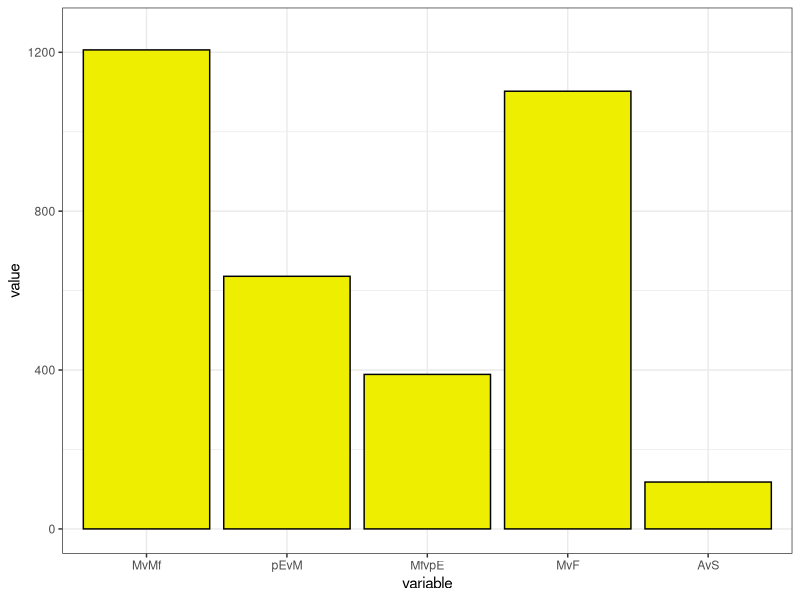
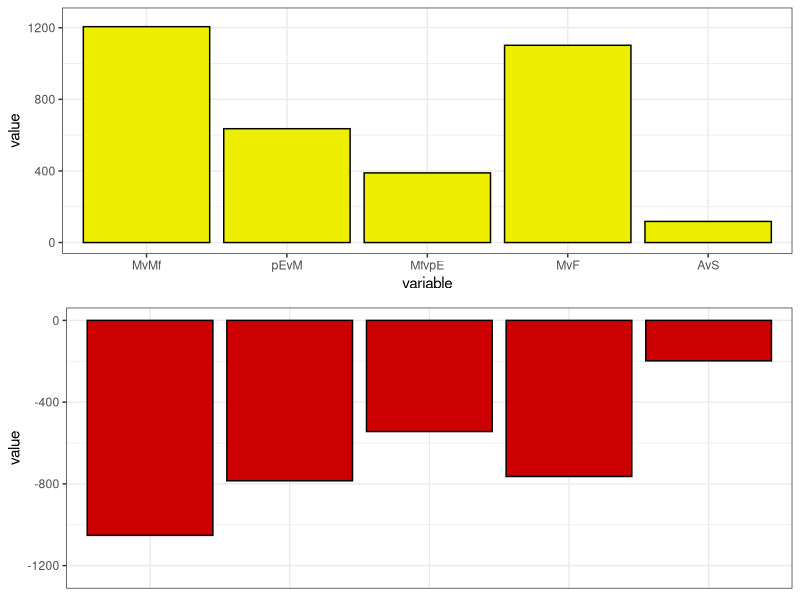

Source code (R) for these figures, in order:

multiplot <- function(..., plotlist=NULL, file, cols=1, layout=NULL) {
  library(grid)

  # Make a list from the ... arguments and plotlist
  plots <- c(list(...), plotlist)

  numPlots = length(plots)

  # If layout is NULL, then use 'cols' to determine layout
  if (is.null(layout)) {
    # Make the panel
    # ncol: Number of columns of plots
    # nrow: Number of rows needed, calculated from # of cols
    layout <- matrix(seq(1, cols * ceiling(numPlots/cols)),
                    ncol = cols, nrow = ceiling(numPlots/cols))
  }

 if (numPlots==1) {
    print(plots[[1]])

  } else {
    # Set up the page
    grid.newpage()
    pushViewport(viewport(layout = grid.layout(nrow(layout), ncol(layout))))

    # Make each plot, in the correct location
    for (i in 1:numPlots) {
      # Get the i,j matrix positions of the regions that contain this subplot
      matchidx <- as.data.frame(which(layout == i, arr.ind = TRUE))

      print(plots[[i]], vp = viewport(layout.pos.row = matchidx$row,
                                      layout.pos.col = matchidx$col))
    }
  }
}

library(ggplot2)

library(reshape2)

setwd("/home/rtraborn/Daphnia/Daphnia_CAGE_Data/R_analysis/expression_analysis/")

de_results <- read.table(file="D_pulex_de_consensus_promoters.txt",header=TRUE)

head(de_results)

de_table <- array(NA,c(2,5))

colnames(de_table) <- colnames(de_results)

rownames(de_table) <- c("upregulated","downregulated")

head(de_table)

MvMF_up <- length(which(de_results$MvMf > 0))

MvMF_down <- length(which(de_results$MvMf < 0))

pEvM_up <- length(which(de_results$pEvM > 0))

pEvM_down <- length(which(de_results$pEvM < 0))

MfvpE_up <- length(which(de_results$MfvpE > 0))

MfvpE_down <- length(which(de_results$MfvpE < 0))

MvF_up <- length(which(de_results$MvF > 0))

MvF_down <- length(which(de_results$MvF < 0))

AvS_up <- length(which(de_results$AvS > 0))

AvS_down <- length(which(de_results$AvS < 0))

de_table[1,] <- c(MvMF_up,pEvM_up,MfvpE_up,MvF_up,AvS_up)

de_table[2,] <- c(-MvMF_down,-pEvM_down,-MfvpE_down,-MvF_down,-AvS_down)

de_table <- as.data.frame(de_table)

de_table$de <- c("upregulated","downregulated")

head(de_table)

de_table_m <- melt(de_table)

head(de_table_m)

p <- ggplot(subset(de_table_m,de=="upregulated"), aes(y=value,x=variable)) + geom_bar(stat="identity",colour="black",fill="yellow2") + theme_bw() + scale_y_continuous(limits = c(0,1250))

p

p2 <- ggplot(subset(de_table_m,de=="downregulated"), aes(y=value,x=variable)) + geom_bar(stat="identity",colour="black",fill="red3") + scale_y_continuous(limits = c(-1250,0))

p2 <- p2 + theme_bw() + theme(axis.title.x= element_blank(), axis.ticks.x = element_blank(),axis.text.x = element_blank())  

png(filename = "de_genes_by_comparison.png")

multiplot(p, p2, cols=1)

dev.off()

getwd()
